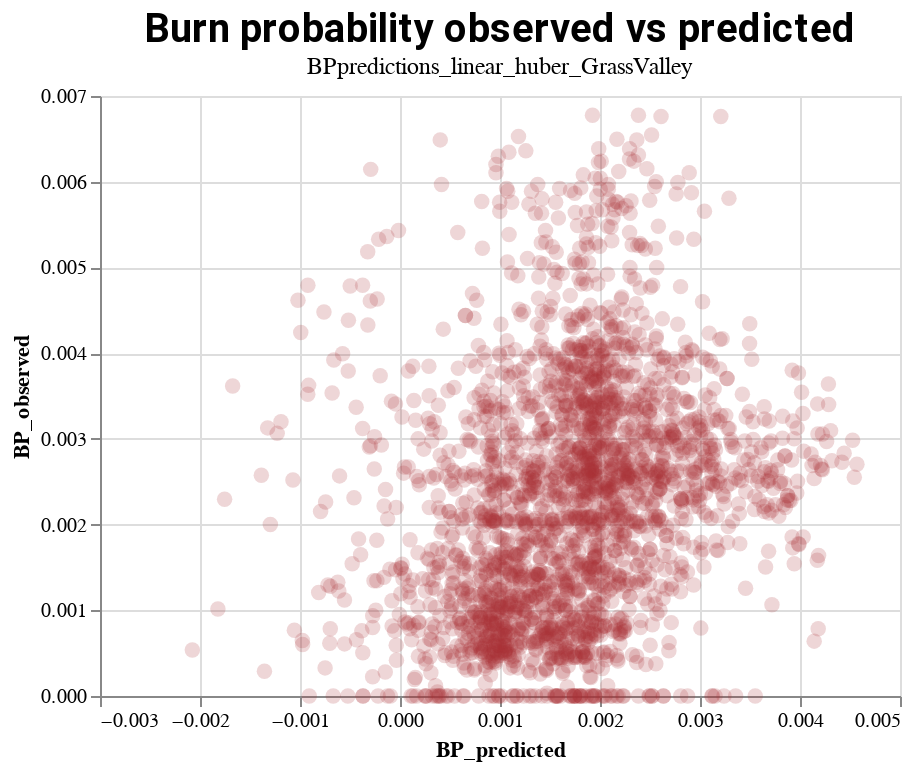

Source (notebook cell):
### Code cell
chart_v1

### Figure 1 — Vega-Lite specification as saved in the notebook (floating-point values rounded to 4 significant figures; data arrays with more than 128 entries replaced by an {"elided": "..."} marker saying what was removed)
{"config": {"view": {"continuousWidth": 400, "continuousHeight": 300}, "title": {"align": "left", "color": "black", "font": "Roboto", "fontSize": 20}}, "data": {"name": "data-a18291c2e51d8f26f19f86e98a37d777"}, "mark": {"type": "circle", "size": 60}, "encoding": {"color": {"value": "#a83238"}, "opacity": {"value": 0.2}, "x": {"type": "quantitative", "field": "BP_predicted"}, "y": {"type": "quantitative", "field": "BP_observed"}}, "title": {"text": "Burn probability observed vs predicted", "subtitle": "BPpredictions_linear_huber_GrassValley"}, "$schema": "https://vega.github.io/schema/vega-lite/v4.8.1.json", "datasets": {"data-a18291c2e51d8f26f19f86e98a37d777": {"elided": "2500 records"}}}
